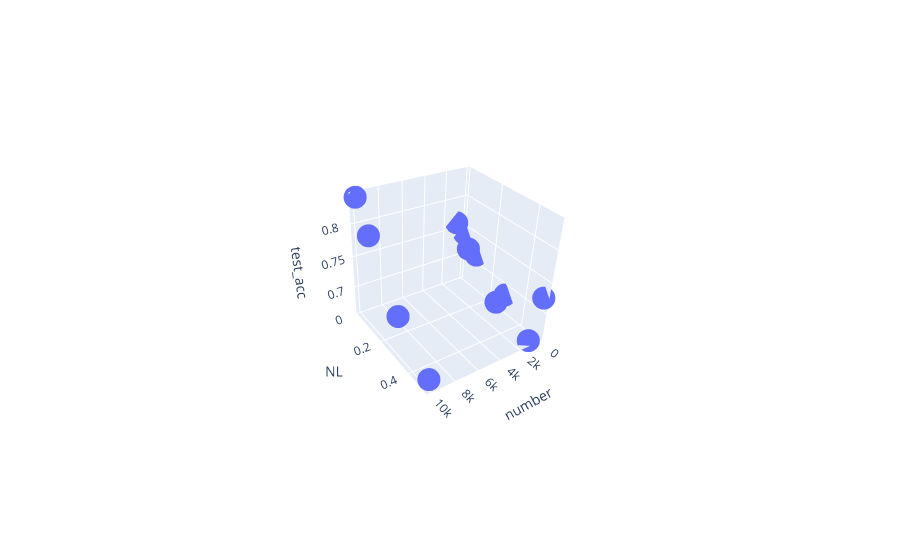

Notebook source saved alongside this figure:
### Code cell
########### Q6
by_noise = results_svm.groupby(["number","NL"]).mean()
by_noise = by_noise.reset_index()
px.scatter_3d(by_noise,x = "number",y = "NL", z = "test_acc")

### Figure 1 — Plotly figure (JSON) as saved in the notebook; plotly's stock layout.template omitted (floating-point values rounded to 4 significant figures)
{"data": [{"hovertemplate": "number=%{x}<br>NL=%{y}<br>test_acc=%{z}<extra></extra>", "legendgroup": "", "marker": {"color": "#636efa", "symbol": "circle"}, "mode": "markers", "name": "", "scene": "scene", "showlegend": false, "type": "scatter3d", "x": [100, 100, 100, 100, 1000, 1000, 1000, 1000, 10000, 10000, 10000, 10000], "y": [0.01, 0.1, 0.3, 0.5, 0.01, 0.1, 0.3, 0.5, 0.01, 0.1, 0.3, 0.5], "z": [0.7391, 0.7167, 0.6865, 0.7255, 0.7616, 0.7323, 0.6794, 0.6595, 0.8394, 0.7994, 0.7189, 0.6715]}], "layout": {"autosize": true, "legend": {"tracegroupgap": 0}, "margin": {"t": 60}, "scene": {"aspectmode": "auto", "aspectratio": {"x": 1, "y": 1, "z": 1}, "camera": {"center": {"x": 0, "y": 0, "z": 0}, "eye": {"x": 1.78, "y": 2.403, "z": 1.89}, "projection": {"type": "perspective"}, "up": {"x": 0.03702, "y": -0.02659, "z": 0.999}}, "domain": {"x": [0, 1], "y": [0, 1]}, "xaxis": {"title": {"text": "number"}, "type": "linear"}, "yaxis": {"title": {"text": "NL"}, "type": "linear"}, "zaxis": {"title": {"text": "test_acc"}, "type": "linear"}}}}
